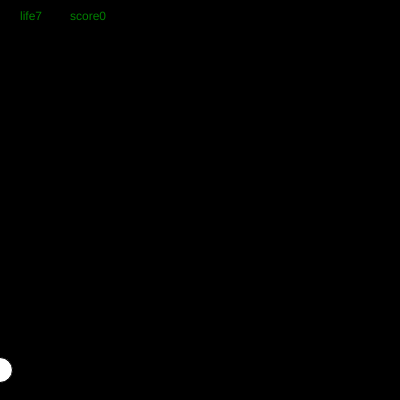
Frame 1 (no input)
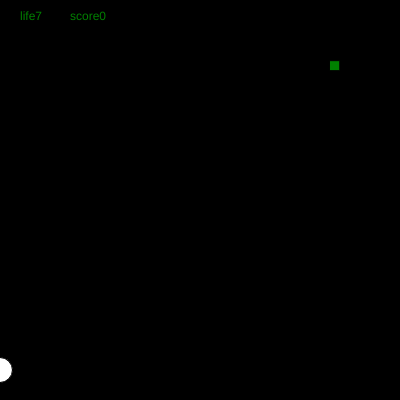
Frame 60 (no input)
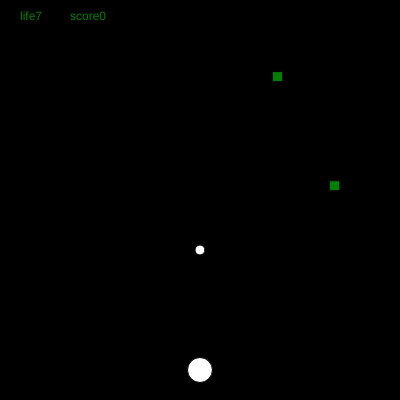
Frame 120 (the mouse pressed at the canvas centre since frame 60)

The p5.js sketch that drew these frames (run headless with seeded random() and noise() and a simulated clock; from frame 60 on, the mouse is pressed at the canvas centre):

// p5.js sketch
// ── sketch.js
let bullets =[];
let zombies =[];
let life = 7;
let score = 0;

function setup() {
  createCanvas(400, 400);
  
  //Creando enemigos
 for (let i=0; i< 10; i++){
   let zombie={
     x:random(0,width),
     y:random(-800,0)
     
   }
   zombies.push(zombie)
 } 
 
} 
  

function draw() {
  background("black");
  
  //Dibujar a los zombies desde el centro 
  rectMode(CENTER);
  
  //Dibujar el jugador 
  fill("white")
  circle(mouseX,height-30,25)
  
  //Dibujamos las balas 
  for (let bullet of bullets){
    bullet.y-=2
    circle(bullet.x,bullet.y,10);
    fill("yellow");
  }
  
  //Dibujando los zombies
  for (let zombie of zombies){
    fill("green");
    zombie.y+=2
    rect(zombie.x,zombie.y,10);
    
    for (let bullet of bullets){ 
      if (dist(zombie.x,zombie.y)) {
      zombies.splice(zombies.indexOf(zombie),1) 
      zombies.pop(newZombie) 
      life-=1 } }

    if(life === 0){
      noLoop();
      text("perdiste",200,200);
    }
  }
  
  
  text("life"+life,20,20);
  text("score"+score,70,20);

  
   

  /*Creando la colisión de los balas con los zombies */
  
  for (let zombie of zombies){
    
    for (let bullet of bullets){
      if (dist(zombie.x,zombie.y,bullet.x,bullet.y)<10){
        zombies.splice(zombies.indexOf(zombie),1)
        bullets.splice(bullets.indexOf(bullet),1)
        let newZombie={
     x:random(0,width),
     y:random(-800,0)
     
   }
   zombies.push(newZombie)
        score = score+1;
      }
    }
    
  }
  
}


/*Creando las balas con un objeto json al 
presionar el mouse*/

function mousePressed(){
  let bullet ={
    x:mouseX,
    y: height-30
  };
  
  bullets.push(bullet);
  
}
